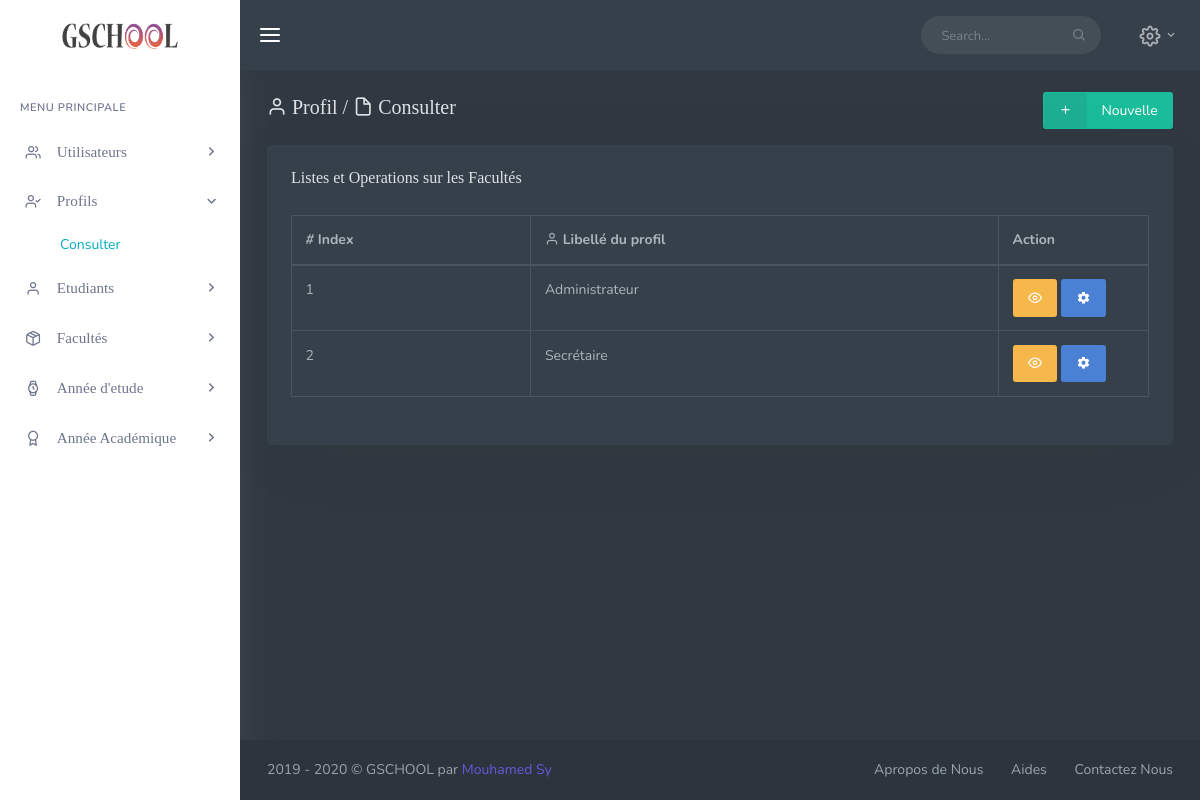
Screenshot of /profil_view.php (signed in) with the database file from the repository.
### tables this page shows
CREATE TABLE IF NOT EXISTS `profil` (
  `id_profil` int(11) NOT NULL AUTO_INCREMENT,
  `libelle_profil` varchar(50) NOT NULL COMMENT 'nom du profil',
  `created_by` int(11) NOT NULL COMMENT 'creer par',
  `created_at` timestamp NOT NULL DEFAULT CURRENT_TIMESTAMP ON UPDATE CURRENT_TIMESTAMP COMMENT 'date de creation',
  `modified_by` int(11) NOT NULL DEFAULT '0' COMMENT 'modifier par',
  `modified_at` timestamp NOT NULL DEFAULT '0000-00-00 00:00:00' COMMENT 'date de mofication',
  PRIMARY KEY (`id_profil`)
);

### profil_view.php (the view, shortened to what this page needs)
<?php
    require_once('Connexion_bd/bdd.php');
    $aff_profil = $pdo->query("SELECT * FROM profil ORDER BY libelle_profil");
?>
<?php include_once('pages/entete_page.php') ?>
        <div id="wrapper">
            <?php include_once('pages/header.php') ?>
                <?php include_once('pages/menu.php') ?>
            <div class="content-page">
                <div class="content">
                    <div class="container-fluid">
                        <div class="row">
                            <div class="col-12">
                                <div class="page-title-box">
                                    <div class="page-title-right">
                                        <a href="profil_add.php" class="btn btn-success waves-effect waves-light" >
                                            <span class="btn-label"><i class=" mdi mdi-plus"></i></span>Nouvelle
                                        </a>
                                    </div>
                                    <h4 class="page-title"><i class="fe-user"></i> Profil / <i class="fe-file"> Consulter</i></h4>
                                </div>
                            </div>
                        </div>
                       <div class="row">
                            <div class="col-sm-12">
                                <div class="card-box">
                                    <h4 class="header-title">Listes et Operations sur les Facultés</h4>
                                    <br>
                                    <table class="table table-bordered table-hover" id="example">
                                        <thead>
                                            <th>
                                                <i class="">#</i>
                                                <span>Index</span>
                                            </th>
                                            <th>
                                                <i class="fe-user"></i>
                                                <span>Libellé du profil</span>
                                            </th>
                                            <th width="150px">
                                                <span>Action</span>
                                            </th>
                                        </thead>
                                        <tbody>
                                            <?php while($row = $aff_profil->fetch()){ ?>
                                                <tr>
                                                    <td><?= $row['id_profil'] ?></td>
                                                    <td><?= $row['libelle_profil'] ?></td>
                                                    <td>
                                                        <button type="button" class="btn btn-warning waves-effect waves-light" data-toggle="modal" data-target=".bs-example-modal<?= $row['id_profil']?>"><i class="fe-eye"></i></button>
                                                        <button type="button" class="btn btn-blue waves-effect waves-light" data-toggle="modal" data-target=".bs-example-modal-lg<?= $row['id_profil']?>"><i class="mdi mdi-settings"></i></button>
                                                    </td>
                                                </tr>
                                            <?php }
                                             ?>
                                        </tbody>
                                    </table>
                                </div>
                            </div>
                        </div>
                    </div>
                </div>
                <?php include_once('pages/footer.php') ?>
            </div>
        </div>
<?php include_once('pages/pied_page.php') ?>

### pages/entete_page.php (shortened to what this page needs)
<!DOCTYPE html>
<html lang="en">
<head>
        <link href="assets/libs/flatpickr/flatpickr.min.css" rel="stylesheet" type="text/css" />
        <link href="assets/libs/custombox/custombox.min.css" rel="stylesheet">
        <link href="assets/css/bootstrap.min.css" rel="stylesheet" type="text/css" />
        <link href="assets/css/icons.min.css" rel="stylesheet" type="text/css" />
        <link href="assets/css/app.min.css" rel="stylesheet" type="text/css" />
    </head>
    <body>

### pages/header.php (shortened to what this page needs)
<div class="navbar-custom">
    <ul class="list-unstyled topnav-menu float-right mb-0">
        <li class="d-none d-sm-block">
            <form class="app-search">
                <div class="app-search-box">
                    <div class="input-group">
                        <input type="text" class="form-control" placeholder="Search...">
                        <div class="input-group-append">
                            <button class="btn" type="submit">
                                <i class="fe-search"></i>
                            </button>
                        </div>
                    </div>
                </div>
            </form>
        </li>
        <li class="dropdown notification-list">
            <a class="nav-link dropdown-toggle nav-user mr-0 waves-effect waves-light" data-toggle="dropdown" href="#" role="button" aria-haspopup="false" aria-expanded="false">
                    <span class="pro-user-name ml-1">
                    <span class="fe-settings noti-icon"></span> <i class="mdi mdi-chevron-down"></i>
                </span>
            </a>
        </li>
    </ul>
    <div class="logo-box">
        <a href="dashboard.php" class="logo text-center">
            <span class="logo-lg">
                <img src="assets/images/logo-light2.png" alt="" height="30">
            </span>
        </a>
    </div>
    <ul class="list-unstyled topnav-menu topnav-menu-left m-0">
        <li>
            <button class="button-menu-mobile waves-effect waves-light">
                <i class="fe-menu"></i>
            </button>
        </li>
    </ul>
</div>

### pages/menu.php (shortened to what this page needs)
<div class="left-side-menu">
    <div class="slimscroll-menu">
        <div id="sidebar-menu">
            <ul class="metismenu" id="side-menu">
                <li class="menu-title">Menu Principale</li>
            <?php
                $id_courant = 0;
                foreach($_SESSION['bloc_claire'] as $key => $value){
                    $bloc_claire = $_SESSION['bloc_claire'][$key];
                    if( $id_courant != $bloc_claire['id_group_action']){
                ?>
                <li>
                    <a href="javascript: void(0);">
                        <i class="<?= $bloc_claire['icon'] ?>"></i>
                        <span> <?= $bloc_claire['libelle_group_action']  ?></span>
                        <span class="menu-arrow"></span>
                    </a>
                    <?php
                     }
                    ?>
                <ul class="nav-second-level" aria-expanded="false">
                    <?php if(!empty($bloc_claire['libelle_action'])){ ?>
                        <li>
                            <a href="<?= $bloc_claire['url_action'] ?>"><?= $bloc_claire['libelle_action'] ?></a>
                        </li>
                    <?php }?>
                    </ul>
                    <?php
                    $id_courant = $bloc_claire['id_group_action'];
                        }
                    ?>
                </li>
            </ul>
        </div>
    </div>
</div>

### pages/footer.php
<footer class="footer">
    <div class="container-fluid">
        <div class="row">
            <div class="col-md-6">
                2019 - 2020 &copy; GSCHOOL par <a href="#">Mouhamed Sy</a>
            </div>
            <div class="col-md-6">
                <div class="text-md-right footer-links d-none d-sm-block">
                    <a href="javascript:void(0);">Apropos de Nous</a>
                    <a href="javascript:void(0);">Aides</a>
                    <a href="javascript:void(0);">Contactez Nous</a>
                </div>
            </div>
        </div>
    </div>
</footer>

### pages/pied_page.php (shortened to what this page needs)
    </body>
</html>

### rows the page displays
profil: id_profil "1", libelle_profil "Administrateur"
profil: id_profil "2", libelle_profil "Secrétaire"

### other values shown
$bloc_claire['libelle_group_action'] "Utilisateurs"
$bloc_claire['libelle_group_action'] "Profils"
$bloc_claire['libelle_action'] "Consulter"
$bloc_claire['libelle_group_action'] "Etudiants"
$bloc_claire['libelle_group_action'] "Facultés"
$bloc_claire['libelle_group_action'] "Année d'etude"
$bloc_claire['libelle_group_action'] "Année Académique"
